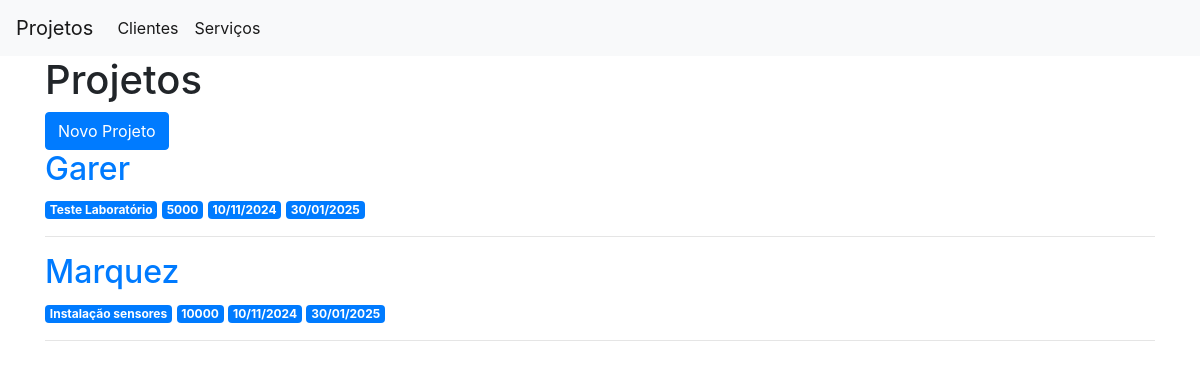
The page / on the database its author committed.
### app.py (models this page shows)
class Projetos(db.Model):
    id = db.Column(db.Integer, primary_key=True)
    cliente = db.Column(db.String(80), nullable=False)
    servicos = db.Column(db.String(80), nullable=False)
    valor = db.Column(db.String(10), nullable=False)
    inicio = db.Column(db.String(10), nullable=False)
    fim = db.Column(db.String(10), nullable=False)

### app.py (the view)
@app.route('/')
def index():
    projetos = Projetos.query.all()
    return render_template('index.html', projetos = projetos)

### templates/index.html
{% extends 'base.html' %}
{% block content %}
    <h1>{% block title %} Projetos {% endblock %}</h1>
    <a href="{{url_for('novo_projeto')}}" class="btn btn-primary">Novo Projeto</a>
    {% for projeto in projetos %}
        <a href="{{ url_for('projeto', projeto_id=projeto['id']) }}">
            <h2>{{ projeto['cliente'] }}</h2>
        </a>
        <span class="badge badge-primary">{{ projeto['servicos'] }}</span>
        <span class="badge badge-primary">{{ projeto['valor'] }}</span>
        <span class="badge badge-primary">{{ projeto['inicio'] }}</span>
        <span class="badge badge-primary">{{ projeto['fim'] }}</span>
        <hr>
    {% endfor %}
{% endblock %}

### rows shown on the page
Projetos: cliente "Garer", servicos "Teste Laboratório", valor "5000", inicio "10/11/2024", fim "30/01/2025"
Projetos: cliente "Marquez", servicos "Instalação sensores", valor "10000", inicio "10/11/2024", fim "30/01/2025"
